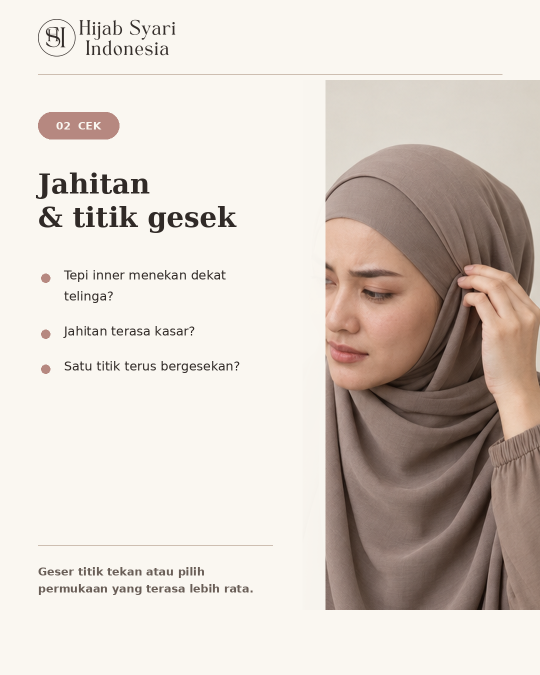
#> input picture CONTENT/DAY-10/assets/05-friction.png, 1080 x 1350 px, given in place of Logo Hijab Syari Transparan.png, which was not available (shown at 1/2 size)
$ python render.py
#> lines starting #> are read from the running program, lines starting #| are printed output that depends on the picture; pictures that were not available may be replaced by others from this repository, and a replacement may not be noted
"""Render Day 10 carousel, Stories, and QA preview.

Run: python CONTENT/DAY-10/render.py
Requires: Pillow.
"""

from pathlib import Path
from PIL import Image, ImageDraw, ImageFont, ImageOps

ROOT = Path(__file__).resolve().parent
ASSETS = ROOT / "assets"
LOGO_SOURCE = ROOT.parent.parent / "Logo Hijab Syari Transparan.png"
PHOTO_SOURCE = ASSETS / "inner-comfort-triptych.png"

W, H = 1080, 1350
PAPER = (250, 247, 241)
CREAM = (243, 236, 225)
DARK = (48, 42, 39)
MUTED = (105, 94, 87)
LINE = (205, 190, 177)
TAUPE = (154, 127, 111)
COCOA = (105, 73, 61)
PALE = (232, 222, 211)
ROSE = (182, 136, 128)
SAGE = (139, 150, 130)

FONT_SERIF_BOLD = "/usr/share/fonts/truetype/dejavu/DejaVuSerif-Bold.ttf"
FONT_SANS = "/usr/share/fonts/truetype/dejavu/DejaVuSans.ttf"
FONT_SANS_BOLD = "/usr/share/fonts/truetype/dejavu/DejaVuSans-Bold.ttf"


def f(path, size):
    return ImageFont.truetype(path, size)


def logo(width=275, light=False):
#> called with width = 275, light = False
    with Image.open(LOGO_SOURCE) as opened:
#> opened is the input picture: PIL image 1080x1350 RGB; mean R, G, B 216.6, 207.1, 199.3
        src = opened.convert("RGBA")
        src = src.crop(src.getchannel("A").getbbox())
    color = PAPER if light else DARK
    out = Image.new("RGBA", src.size, color + (0,))
    out.putalpha(src.getchannel("A"))
    return out.resize((width, round(out.height * width / out.width)), Image.Resampling.LANCZOS)


def masthead(im, light=False):
    mark = logo(light=light)
    im.paste(mark, (76, 38), mark)
    d = ImageDraw.Draw(im)
    d.line((76, 148, 1004, 148), fill=PALE if light else LINE, width=2)


def save(im, name):
    out = im.convert("RGB")
    out.load()
    out.save(ASSETS / name, compress_level=6)


def wrap(draw, text, face, width):
    rows, row = [], ""
    for word in text.split():
        trial = f"{row} {word}".strip()
        if draw.textbbox((0, 0), trial, font=face)[2] <= width:
            row = trial
        else:
            rows.append(row)
            row = word
    if row:
        rows.append(row)
    return rows


def lines(draw, rows, xy, face, fill, leading):
#> called with xy = (76, 218), fill = (48, 42, 39), leading = 86
    x, y = xy
    for row in rows:
        draw.text((x, y), row, font=face, fill=fill)
        y += leading
    return y


def paragraph(draw, text, xy, face, fill, width, leading):
    return lines(draw, wrap(draw, text, face, width), xy, face, fill, leading)


def panel(index):
#> called with index = 0
    with Image.open(PHOTO_SOURCE) as opened:
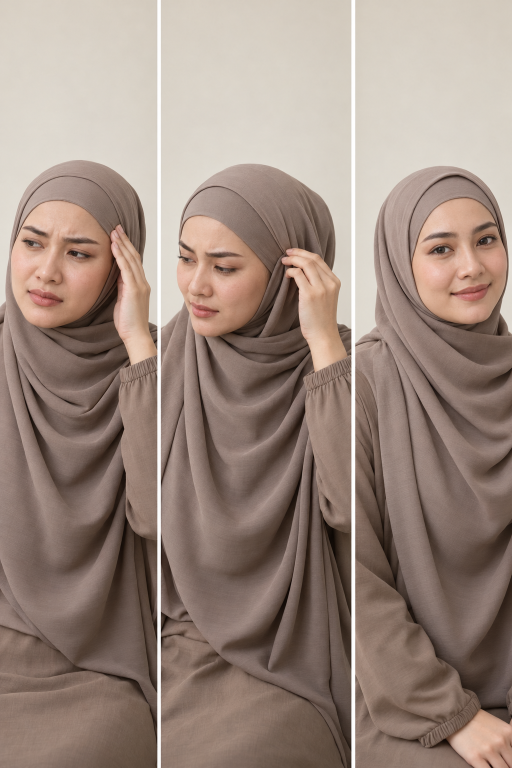
#> input picture CONTENT/DAY-10/assets/inner-comfort-triptych.png, 1024 x 1536 px (shown at 1/2 size)
#> opened is the input picture: PIL image 1024x1536 RGB; mean R, G, B 156.1, 137.4, 126.8
        src = opened.convert("RGB")
        src.load()
        pw = src.width / 3
#> pw = 341.3
        inset = 4
        left = round(index * pw + (inset if index else 0))
#> left = 0
        right = round((index + 1) * pw - (inset if index < 2 else 0))
#> right = 337
        return src.crop((left, 0, right, src.height)).copy()
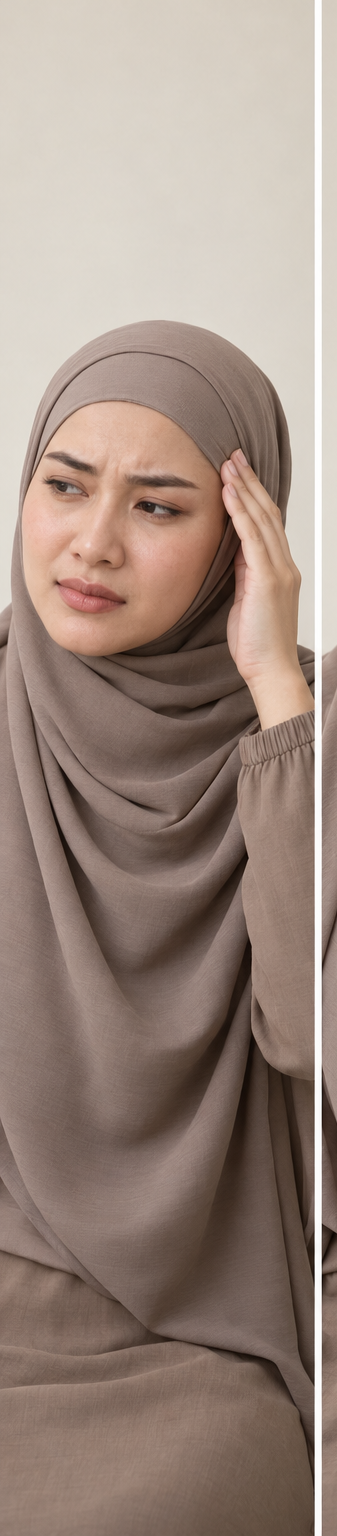
#> returned value: PIL image 337x1536 RGB; mean R, G, B 157.2, 138.2, 127.6


def panel_strip(size=(928, 610)):
    out = Image.new("RGB", size, PAPER)
    gap = 7
    cell_w = (size[0] - gap * 2) // 3
    for i in range(3):
        pic = ImageOps.fit(panel(i), (cell_w, size[1]), Image.Resampling.LANCZOS, centering=(0.5, 0.35))
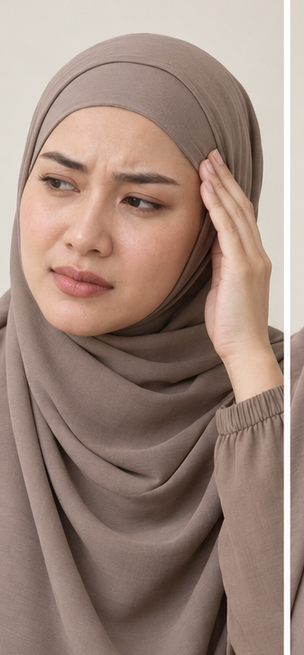
#> pic: PIL image 304x655 RGB; mean R, G, B 159.8, 136.8, 125.2
        out.paste(pic, (i * (cell_w + gap), 0))
    return out


def base(bg=CREAM, light=False):
    im = Image.new("RGB", (W, H), bg).convert("RGBA")
    masthead(im, light=light)
    return im


def pill(draw, xy, text, color=TAUPE, text_color=PAPER):
    draw.rounded_rectangle(xy, radius=(xy[3] - xy[1]) // 2, fill=color)
    draw.text(((xy[0] + xy[2]) // 2, (xy[1] + xy[3]) // 2), text,
              font=f(FONT_SANS_BOLD, 21), fill=text_color, anchor="mm")


def bullet(draw, y, text, width=790, color=TAUPE, size=27):
    draw.ellipse((82, y + 12, 100, y + 30), fill=color)
    return paragraph(draw, text, (128, y), f(FONT_SANS, size), DARK, width, 42)


def cover():
    im = base(PAPER)
    d = ImageDraw.Draw(im)
    lines(d, ["Inner terasa", "tidak nyaman?"], (76, 218), f(FONT_SERIF_BOLD, 72), DARK, 86)
    d.rounded_rectangle((76, 410, 780, 502), radius=44, fill=TAUPE)
    d.text((112, 438), "Cek 3 hal ini dulu.", font=f(FONT_SANS_BOLD, 32), fill=PAPER)
    im.paste(panel_strip((928, 655)), (76, 565))
    d = ImageDraw.Draw(im)
    d.text((76, 1255), "Tekanan • gesekan • panas & lembap →", font=f(FONT_SANS_BOLD, 24), fill=MUTED)
    save(im, "01-cover.png")


def map_slide():
    im = base()
    d = ImageDraw.Draw(im)
    lines(d, ["Rasa tidak nyaman", "bisa beda sumber."], (76, 225), f(FONT_SERIF_BOLD, 60), DARK, 73)
    cards = [
        ("01", "TERTEKAN", "Ukuran atau ikatan terasa terlalu rapat.", TAUPE),
        ("02", "BERGESEKAN", "Jahitan atau tepi inner menekan satu titik.", ROSE),
        ("03", "PANAS & LEMBAP", "Material dan lapisan terasa terlalu pengap.", SAGE),
    ]
    for i, (num, title, body, color) in enumerate(cards):
        y = 480 + i * 225
        d.rounded_rectangle((76, y, 1004, y + 182), radius=28, fill=PAPER, outline=LINE, width=2)
        d.ellipse((108, y + 48, 190, y + 130), fill=color)
        d.text((149, y + 89), num, font=f(FONT_SANS_BOLD, 22), fill=PAPER, anchor="mm")
        d.text((225, y + 34), title, font=f(FONT_SANS_BOLD, 27), fill=DARK)
        paragraph(d, body, (225, y + 82), f(FONT_SANS, 25), MUTED, 700, 37)
    d.text((76, 1208), "Cari sumbernya dulu—jangan langsung menyalahkan bahannya.", font=f(FONT_SANS_BOLD, 23), fill=MUTED)
    save(im, "02-map.png")


def photo_check_slide(index, number, title_rows, bullets, footer, filename, accent):
#> called with index = 0, number = '01', filename = '03-pressure.png', accent = (154, 127, 111)
    im = Image.new("RGB", (W, H), PAPER).convert("RGBA")
    portrait = ImageOps.fit(panel(index), (475, 1060), Image.Resampling.LANCZOS, centering=(0.5, 0.30))
    im.paste(portrait, (605, 160))
    overlay = Image.new("RGBA", im.size, (0, 0, 0, 0))
#> overlay: PIL image 1080x1350 RGBA; every value is 0
    ImageDraw.Draw(overlay).rectangle((0, 0, 650, H), fill=(*PAPER, 249))
    im = Image.alpha_composite(im, overlay)
    masthead(im)
#> call 3 of masthead, with light = False
#> in masthead (call 3), `im.paste(mark, (76, 38), mark)`:
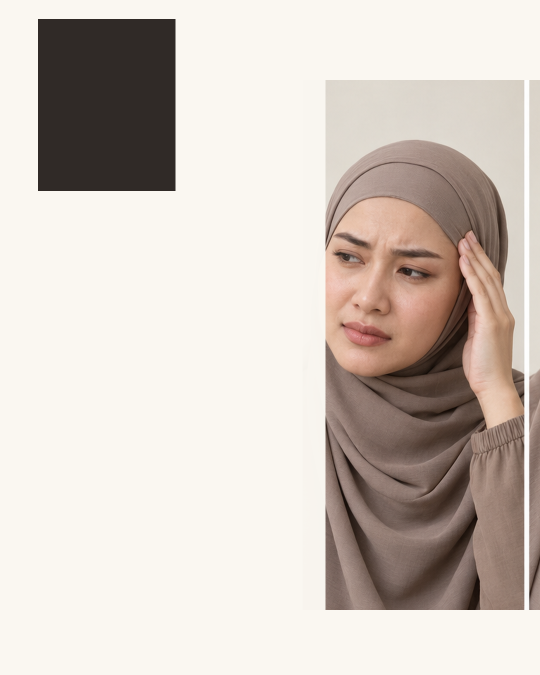
#> im: PIL image 1080x1350 RGBA (shown at 1/2 size); mean R, G, B, A 209.5, 200.1, 192.5, 255
    d = ImageDraw.Draw(im)
    pill(d, (76, 224, 238, 278), f"{number}  CEK", accent)
    lines(d, title_rows, (76, 335), f(FONT_SERIF_BOLD, 55), DARK, 67)
    y = 535
    for text in bullets:
        y = bullet(d, y, text, width=430, color=accent, size=25) + 28
#> this loop made 3 passes
#> y on passes 1 to 3: 605, 717, 829
#> after the loop, y = 829
    d.line((76, 1090, 545, 1090), fill=LINE, width=2)
    paragraph(d, footer, (76, 1130), f(FONT_SANS_BOLD, 22), MUTED, 465, 34)
    save(im, filename)


def reset_slide():
    im = base(PALE)
    d = ImageDraw.Draw(im)
    lines(d, ["Tes cepat:", "longgarkan dulu."], (76, 225), f(FONT_SERIF_BOLD, 64), DARK, 77)
    steps = [
        ("1", "Lepas atau longgarkan inner beberapa menit."),
        ("2", "Ubah posisi tepi inner di hairline dan sisi kepala."),
        ("3", "Jangan menambah ikatan hanya agar hijab terasa lebih stay."),
    ]
    for i, (num, text) in enumerate(steps):
        y = 500 + i * 210
        d.rounded_rectangle((76, y, 1004, y + 160), radius=30, fill=PAPER, outline=LINE, width=2)
        d.ellipse((110, y + 40, 190, y + 120), fill=TAUPE)
        d.text((150, y + 80), num, font=f(FONT_SANS_BOLD, 27), fill=PAPER, anchor="mm")
        paragraph(d, text, (225, y + 40), f(FONT_SANS_BOLD, 26), DARK, 720, 40)
    d.text((76, 1185), "Kalau keluhan tetap ada, jangan paksa lanjut memakai.", font=f(FONT_SANS_BOLD, 24), fill=COCOA)
    save(im, "04-reset.png")
#> call 2 of photo_check_slide, with index = 1, number = '02', filename = '05-friction.png', accent = (182, 136, 128)
#> in photo_check_slide (call 2), `portrait = ImageOps.fit(panel(index), (475, 1060), Image.Resampling.LA..`:
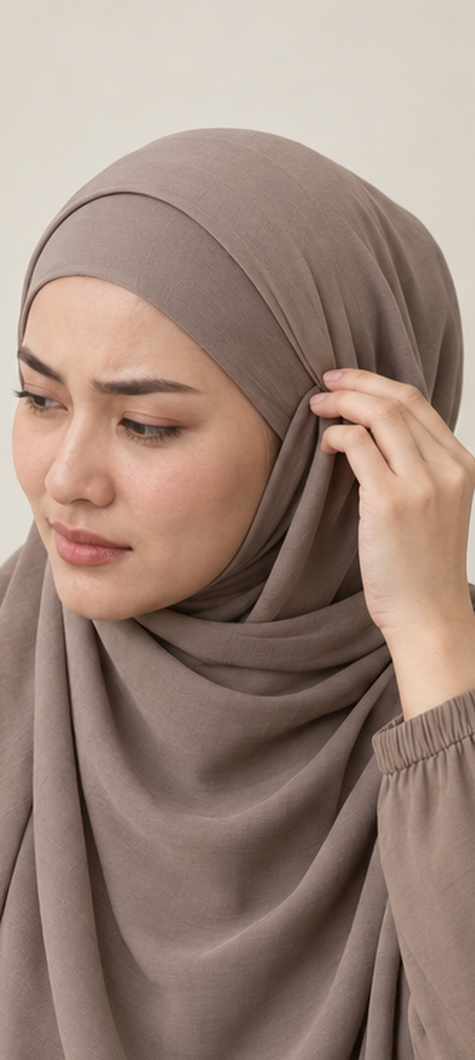
#> portrait: PIL image 475x1060 RGB; mean R, G, B 157, 134.9, 123.2
#> in masthead (call 5), `im.paste(mark, (76, 38), mark)`:
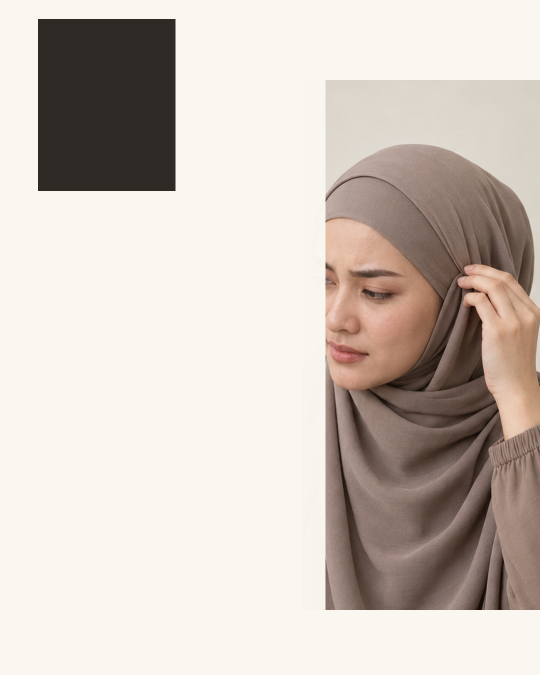
#> im: PIL image 1080x1350 RGBA (shown at 1/2 size); mean R, G, B, A 207, 197.7, 190.1, 255
#> the loop in photo_check_slide (call 2), `for text in bullets:` made 3 passes
#> y on passes 1 to 3: 647, 717, 787
#> after the loop in photo_check_slide (call 2), `for text in bullets:`: y = 787
#> in save (call 5), `out = im.convert("RGB")`:
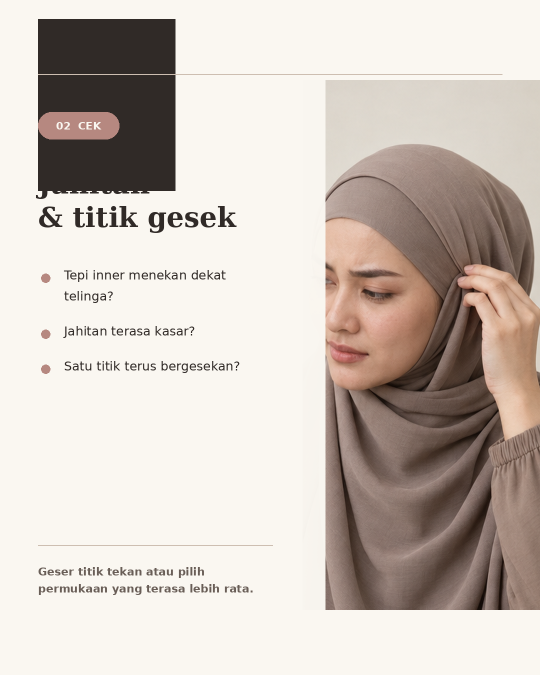
#> out: PIL image 1080x1350 RGB (shown at 1/2 size); mean R, G, B 205.6, 196, 188.3


def caution_slide():
    bg = ImageOps.fit(panel(0), (W, H), Image.Resampling.LANCZOS, centering=(0.5, 0.18)).convert("RGBA")
    shade = Image.new("RGBA", (W, H), (35, 29, 26, 145))
    im = Image.alpha_composite(bg, shade)
    masthead(im, light=True)
    d = ImageDraw.Draw(im)
    lines(d, ["Jangan paksa kalau", "tubuh memberi sinyal."], (76, 245), f(FONT_SERIF_BOLD, 61), PAPER, 74)
    d.rounded_rectangle((76, 485, 1004, 1088), radius=32, fill=(*PAPER, 238))
    y = 555
    for text in [
        "Lepas inner jika muncul nyeri atau pusing.",
        "Ganti jika gatal atau kemerahan berulang.",
        "Jika keluhan menetap, berat, atau disertai gejala lain, pertimbangkan bantuan tenaga kesehatan.",
    ]:
        y = bullet(d, y, text, width=790, color=COCOA, size=25) + 35
#> this loop made 3 passes
#> y on passes 1 to 3: 632, 709, 828
#> after the loop, y = 828
    d.text((76, 1175), "Konten ini membantu pengecekan awal, bukan diagnosis.", font=f(FONT_SANS_BOLD, 23), fill=PAPER)
    save(im, "07-caution.png")


def checklist_slide():
    im = base(TAUPE)
    d = ImageDraw.Draw(im)
    lines(d, ["Checklist 30 detik", "sebelum keluar."], (76, 225), f(FONT_SERIF_BOLD, 64), PAPER, 78)
    items = [
        "Tidak terasa terlalu kencang.",
        "Jahitan atau tepi tidak menekan.",
        "Inner kering dan lapisannya secukupnya.",
    ]
    for i, text in enumerate(items):
        y = 520 + i * 180
        d.rounded_rectangle((76, y, 1004, y + 135), radius=28, fill=(*PAPER, 238), outline=LINE, width=2)
        d.ellipse((112, y + 38, 172, y + 98), fill=SAGE)
        d.text((142, y + 68), "✓", font=f(FONT_SANS_BOLD, 28), fill=PAPER, anchor="mm")
        d.text((210, y + 48), text, font=f(FONT_SANS_BOLD, 26), fill=DARK)
    d.text((76, 1110), "Simpan checklist ini untuk sesi styling berikutnya.", font=f(FONT_SANS_BOLD, 25), fill=PAPER)
    d.text((76, 1170), "Masalah innermu paling sering yang mana?", font=f(FONT_SANS, 24), fill=PAPER)
    save(im, "08-checklist.png")


def story_teaser():
    im = Image.new("RGB", (1080, 1920), PAPER).convert("RGBA")
    im.paste(panel_strip((1080, 1030)), (0, 675))
    masthead(im)
    d = ImageDraw.Draw(im)
    lines(d, ["Inner terasa", "tidak nyaman?"], (76, 285), f(FONT_SERIF_BOLD, 76), DARK, 91)
    d.text((76, 510), "Mulai dari sumber rasa tidak nyamannya.", font=f(FONT_SANS, 30), fill=MUTED)
    d.rounded_rectangle((76, 1570, 1004, 1810), radius=32, fill=(*PAPER, 238), outline=LINE, width=3)
    d.text((112, 1628), "Tambahkan Poll:", font=f(FONT_SANS_BOLD, 27), fill=MUTED)
    d.text((112, 1692), "TERTEKAN / PANAS", font=f(FONT_SANS_BOLD, 31), fill=DARK)
    save(im, "story-01-poll.png")


def story_checklist():
    im = Image.new("RGB", (1080, 1920), PALE).convert("RGBA")
    masthead(im)
    d = ImageDraw.Draw(im)
    lines(d, ["Cek inner dalam", "30 detik."], (76, 300), f(FONT_SERIF_BOLD, 74), DARK, 90)
    items = ["Ukuran tidak terlalu rapat", "Jahitan tidak menekan", "Inner kering, lapisan cukup"]
    for i, text in enumerate(items):
        y = 680 + i * 235
        d.rounded_rectangle((76, y, 1004, y + 175), radius=32, fill=PAPER, outline=LINE, width=3)
        d.ellipse((112, y + 55, 177, y + 120), fill=SAGE)
        d.text((144, y + 87), "✓", font=f(FONT_SANS_BOLD, 28), fill=PAPER, anchor="mm")
        d.text((215, y + 65), text, font=f(FONT_SANS_BOLD, 29), fill=DARK)
    d.text((76, 1615), "Kenyamanan lebih penting daripada memaksa styling.", font=f(FONT_SANS_BOLD, 25), fill=MUTED)
    save(im, "story-02-checklist.png")


def story_question():
    bg = ImageOps.fit(panel(2), (1080, 1920), Image.Resampling.LANCZOS, centering=(0.5, 0.20)).convert("RGBA")
    veil = Image.new("RGBA", (1080, 1920), (*PAPER, 135))
    im = Image.alpha_composite(bg, veil)
    masthead(im)
    d = ImageDraw.Draw(im)
    lines(d, ["Masalah inner", "paling sering?"], (76, 300), f(FONT_SERIF_BOLD, 74), DARK, 89)
    d.text((76, 510), "Tertekan, bergesekan, panas, atau lainnya?", font=f(FONT_SANS, 29), fill=DARK)
    d.rounded_rectangle((76, 1210, 1004, 1630), radius=32, fill=(*PAPER, 238), outline=LINE, width=3)
    d.text((116, 1280), "Tambahkan Questions:", font=f(FONT_SANS_BOLD, 27), fill=MUTED)
    paragraph(d, "Ceritakan rasa tidak nyaman yang paling sering kamu alami.", (116, 1360), f(FONT_SANS, 31), DARK, 820, 47)
    save(im, "story-03-question.png")


def contact_sheet():
    names = ["01-cover.png", "02-map.png", "03-pressure.png", "04-reset.png", "05-friction.png", "06-heat.png", "07-caution.png", "08-checklist.png"]
    sheet = Image.new("RGB", (1160, 760), PAPER)
    d = ImageDraw.Draw(sheet)
    d.text((40, 24), "DAY 10 — Carousel preview", font=f(FONT_SANS_BOLD, 28), fill=DARK)
    for i, name in enumerate(names):
        with Image.open(ASSETS / name) as opened:
            pic = opened.convert("RGB")
            pic.load()
        pic.thumbnail((250, 313), Image.Resampling.LANCZOS)
        x, y = 40 + (i % 4) * 280, 78 + (i // 4) * 332
        sheet.paste(pic, (x, y))
    sheet.save(ASSETS / "contact-sheet.png", compress_level=6)


if __name__ == "__main__":
    ASSETS.mkdir(parents=True, exist_ok=True)
    cover()
    map_slide()
    photo_check_slide(0, "01", ["Tekanan", "& ukuran"], ["Ada bekas tekanan?", "Nyeri terasa di titik inner menekan?", "Ukuran berubah setelah dipakai lama?"], "Mulai dengan melepas atau melonggarkan. Jangan dipaksa.", "03-pressure.png", TAUPE)
    reset_slide()
    photo_check_slide(1, "02", ["Jahitan", "& titik gesek"], ["Tepi inner menekan dekat telinga?", "Jahitan terasa kasar?", "Satu titik terus bergesekan?"], "Geser titik tekan atau pilih permukaan yang terasa lebih rata.", "05-friction.png", ROSE)
    photo_check_slide(2, "03", ["Panas, lembap", "& lapisan"], ["Material terasa pengap?", "Keringat terperangkap?", "Lapisan terlalu banyak?"], "Ganti inner yang basah dan sederhanakan lapisan bila memungkinkan.", "06-heat.png", SAGE)
    caution_slide()
    checklist_slide()
    story_teaser()
    story_checklist()
    story_question()
    contact_sheet()
